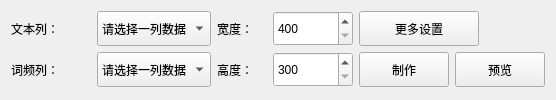
      <widget class="QWidget" name="tab_4">
       <attribute name="title">
        <string>词云图制作</string>
       </attribute>
       <layout class="QGridLayout" name="gridLayout_7">
        <item row="0" column="0">
         <widget class="QLabel" name="label_4">
          <property name="minimumSize">
           <size>
            <width>80</width>
            <height>35</height>
           </size>
          </property>
          <property name="maximumSize">
           <size>
            <width>80</width>
            <height>35</height>
           </size>
          </property>
          <property name="font">
           <font>
            <pointsize>9</pointsize>
           </font>
          </property>
          <property name="text">
           <string>文本列：</string>
          </property>
         </widget>
        </item>
        <item row="0" column="1">
         <widget class="QComboBox" name="comboBox_wordCloudText">
          <property name="sizePolicy">
           <sizepolicy hsizetype="Preferred" vsizetype="Preferred">
            <horstretch>0</horstretch>
            <verstretch>0</verstretch>
           </sizepolicy>
          </property>
          <property name="minimumSize">
           <size>
            <width>0</width>
            <height>35</height>
           </size>
          </property>
          <property name="maximumSize">
           <size>
            <width>16777215</width>
            <height>35</height>
           </size>
          </property>
          <property name="font">
           <font>
            <pointsize>9</pointsize>
           </font>
          </property>
          <item>
           <property name="text">
            <string>请选择一列数据</string>
           </property>
          </item>
         </widget>
        </item>
        <item row="0" column="2">
         <widget class="QLabel" name="label_6">
          <property name="minimumSize">
           <size>
            <width>50</width>
            <height>35</height>
           </size>
          </property>
          <property name="maximumSize">
           <size>
            <width>50</width>
            <height>35</height>
           </size>
          </property>
          <property name="font">
           <font>
            <pointsize>9</pointsize>
           </font>
          </property>
          <property name="text">
           <string>宽度：</string>
          </property>
         </widget>
        </item>
        <item row="0" column="3">
         <widget class="QSpinBox" name="spinBox_wordCloudImgWidth">
          <property name="minimumSize">
           <size>
            <width>80</width>
            <height>35</height>
           </size>
          </property>
          <property name="maximumSize">
           <size>
            <width>80</width>
            <height>35</height>
           </size>
          </property>
          <property name="minimum">
           <number>400</number>
          </property>
          <property name="maximum">
           <number>4096</number>
          </property>
          <property name="value">
           <number>400</number>
          </property>
         </widget>
        </item>
        <item row="0" column="4" colspan="2">
         <widget class="QPushButton" name="pushButton_wordCloudSetting">
          <property name="sizePolicy">
           <sizepolicy hsizetype="Expanding" vsizetype="Expanding">
            <horstretch>0</horstretch>
            <verstretch>0</verstretch>
           </sizepolicy>
          </property>
          <property name="minimumSize">
           <size>
            <width>120</width>
            <height>35</height>
           </size>
          </property>
          <property name="maximumSize">
           <size>
            <width>120</width>
            <height>35</height>
           </size>
          </property>
          <property name="font">
           <font>
            <pointsize>9</pointsize>
           </font>
          </property>
          <property name="text">
           <string>更多设置</string>
          </property>
          <property name="icon">
           <iconset>
            <normaloff>src/img/Setting.png</normaloff>src/img/Setting.png</iconset>
          </property>
         </widget>
        </item>
        <item row="1" column="0">
         <widget class="QLabel" name="label_5">
          <property name="minimumSize">
           <size>
            <width>80</width>
            <height>35</height>
           </size>
          </property>
          <property name="maximumSize">
           <size>
            <width>80</width>
            <height>35</height>
           </size>
          </property>
          <property name="font">
           <font>
            <pointsize>9</pointsize>
           </font>
          </property>
          <property name="text">
           <string>词频列：</string>
          </property>
         </widget>
        </item>
        <item row="1" column="1">
         <widget class="QComboBox" name="comboBox_wordCloudRank">
          <property name="sizePolicy">
           <sizepolicy hsizetype="Preferred" vsizetype="Preferred">
            <horstretch>0</horstretch>
            <verstretch>0</verstretch>
           </sizepolicy>
          </property>
          <property name="minimumSize">
           <size>
            <width>0</width>
            <height>35</height>
           </size>
          </property>
          <property name="maximumSize">
           <size>
            <width>16777215</width>
            <height>35</height>
           </size>
          </property>
          <property name="font">
           <font>
            <pointsize>9</pointsize>
           </font>
          </property>
          <item>
           <property name="text">
            <string>请选择一列数据</string>
           </property>
          </item>
         </widget>
        </item>
        <item row="1" column="2">
         <widget class="QLabel" name="label_9">
          <property name="minimumSize">
           <size>
            <width>50</width>
            <height>35</height>
           </size>
          </property>
          <property name="maximumSize">
           <size>
            <width>50</width>
            <height>35</height>
           </size>
          </property>
          <property name="font">
           <font>
            <pointsize>9</pointsize>
           </font>
          </property>
          <property name="text">
           <string>高度：</string>
          </property>
         </widget>
        </item>
        <item row="1" column="3">
         <widget class="QSpinBox" name="spinBox_wordCloudImgHeight">
          <property name="minimumSize">
           <size>
            <width>80</width>
            <height>35</height>
           </size>
          </property>
          <property name="maximumSize">
           <size>
            <width>80</width>
            <height>35</height>
           </size>
          </property>
          <property name="minimum">
           <number>300</number>
          </property>
          <property name="maximum">
           <number>2160</number>
          </property>
          <property name="singleStep">
           <number>1</number>
          </property>
          <property name="value">
           <number>300</number>
          </property>
         </widget>
        </item>
        <item row="1" column="4">
         <widget class="QPushButton" name="pushButton_makeWordCloud">
          <property name="minimumSize">
           <size>
            <width>90</width>
            <height>35</height>
           </size>
          </property>
          <property name="maximumSize">
           <size>
            <width>90</width>
            <height>35</height>
           </size>
          </property>
          <property name="text">
           <string>制作</string>
          </property>
          <property name="icon">
           <iconset>
            <normaloff>src/img/Pencil.png</normaloff>src/img/Pencil.png</iconset>
          </property>
         </widget>
        </item>
        <item row="1" column="5">
         <widget class="QPushButton" name="pushButton_viewWordCloud">
          <property name="sizePolicy">
           <sizepolicy hsizetype="Preferred" vsizetype="Preferred">
            <horstretch>0</horstretch>
            <verstretch>0</verstretch>
           </sizepolicy>
          </property>
          <property name="minimumSize">
           <size>
            <width>90</width>
            <height>35</height>
           </size>
          </property>
          <property name="maximumSize">
           <size>
            <width>90</width>
            <height>35</height>
           </size>
          </property>
          <property name="text">
           <string>预览</string>
          </property>
          <property name="icon">
           <iconset>
            <normaloff>src/img/Preview.png</normaloff>src/img/Preview.png</iconset>
          </property>
         </widget>
        </item>
       </layout>
      </widget>
